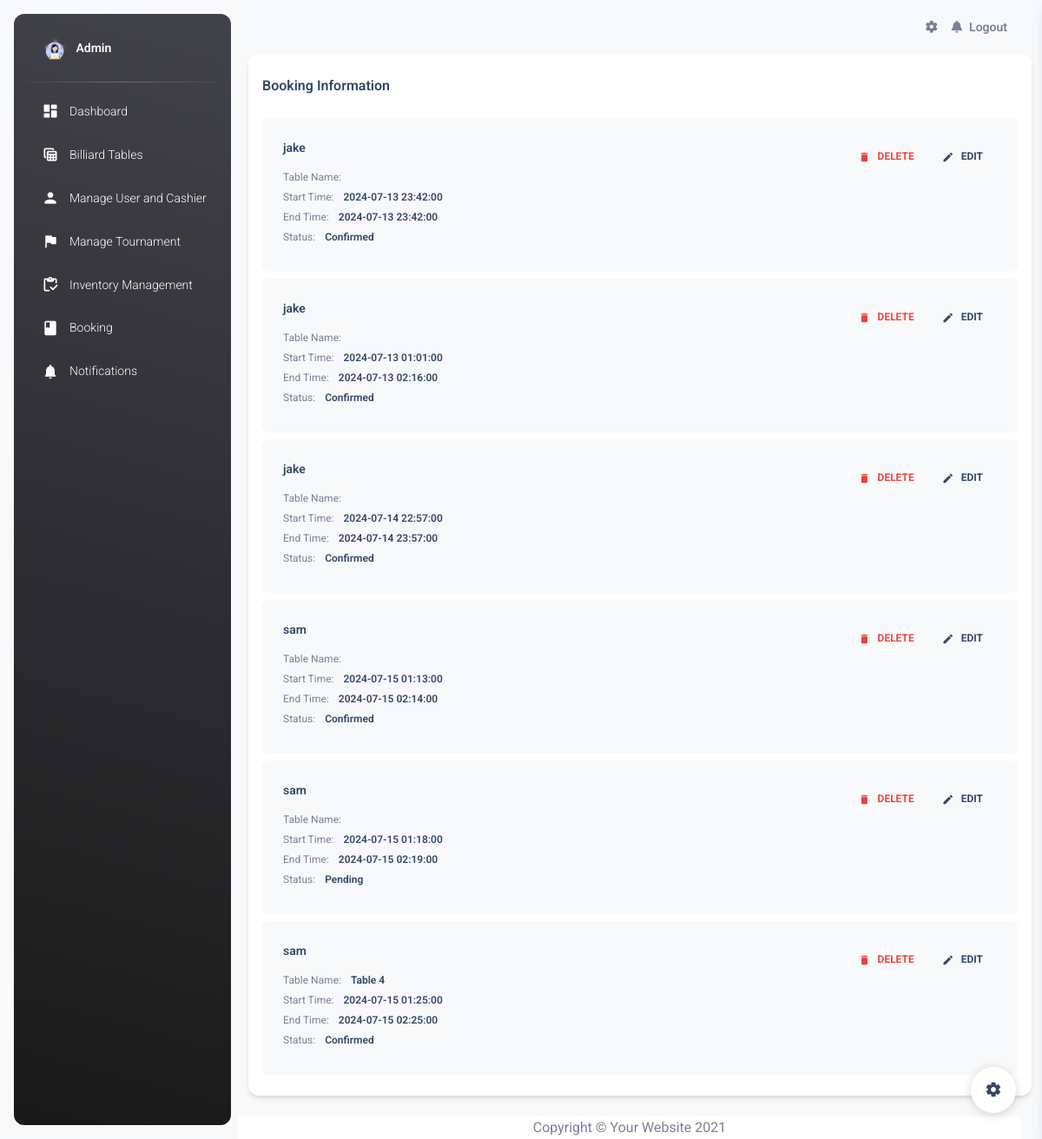
/admin_booking.php (signed in), run on the app's committed database.
### tables this page shows
CREATE TABLE `bookings` (
  `booking_id` int(11) NOT NULL,
  `user_id` int(11) DEFAULT NULL,
  `table_id` int(11) DEFAULT NULL,
  `table_name` varchar(100) NOT NULL,
  `start_time` datetime NOT NULL,
  `end_time` datetime NOT NULL,
  `status` varchar(100) NOT NULL
);

### admin_booking.php (the view, shortened to what this page needs)
<?php
include 'conn.php';
$sqlBookings = "SELECT booking_id, user_id, table_id, table_name, start_time, end_time, status FROM bookings";
$stmtBookings = $conn->prepare($sqlBookings);
$stmtBookings->execute();
$bookings = $stmtBookings->fetchAll(PDO::FETCH_ASSOC);
$sqlUsers = "SELECT user_id, username FROM users";
$stmtUsers = $conn->prepare($sqlUsers);
$stmtUsers->execute();
$users = $stmtUsers->fetchAll(PDO::FETCH_ASSOC);
$userMap = [];
foreach ($users as $user) {
    $userMap[$user['user_id']] = $user['username'];
}
?>
<!DOCTYPE html>
<html lang="en">
   <head>
      <link href="./assets/css/nucleo-icons.css" rel="stylesheet" />
      <link href="./assets/css/nucleo-svg.css" rel="stylesheet" />
      <link id="pagestyle" href="./assets/css/material-dashboard.css?v=3.1.0" rel="stylesheet" />
      <link href="vendor/fontawesome-free/css/all.min.css" rel="stylesheet" type="text/css">
   </head>
   <body class="g-sidenav-show  bg-gray-100">
      <aside class="sidenav navbar navbar-vertical navbar-expand-xs border-0 border-radius-xl my-3 fixed-start ms-3   bg-gradient-dark" id="sidenav-main">
         <div class="sidenav-header">
            <a class="navbar-brand m-0" href=" https://demos.creative-tim.com/material-dashboard/pages/dashboard " target="_blank">
            <img src="./img/admin.png" class="navbar-brand-img h-100" alt="main_logo">
            <span class="ms-1 font-weight-bold text-white">Admin</span>
            </a>
         </div>
         <hr class="horizontal light mt-0 mb-2">
         <div class="collapse navbar-collapse  w-auto " id="sidenav-collapse-main">
         <ul class="navbar-nav">
         <li class="nav-item">
               <a class="nav-link text-white " href="admin_dashboard.php">
                  <div class="text-white text-center me-2 d-flex align-items-center justify-content-center">
                     <i class="material-icons opacity-10">dashboard</i>
                  </div>
                  <span class="nav-link-text ms-1">Dashboard</span>
               </a>
            </li>
            <li class="nav-item">
               <a class="nav-link text-white " href="billiard_table.php">
                  <div class="text-white text-center me-2 d-flex align-items-center justify-content-center">
                     <i class="material-icons opacity-10">table_view</i>
                  </div>
                  <span class="nav-link-text ms-1">Billiard Tables</span>
               </a>
            </li>
            <li class="nav-item">
                  <a class="nav-link text-white " href="manage_user.php">
                     <div class="text-white text-center me-2 d-flex align-items-center justify-content-center">
                        <i class="material-icons opacity-10">person</i>
                     </div>
                     <span class="nav-link-text ms-1">Manage User and Cashier</span>
                  </a>
               </li>
               <li class="nav-item">
                  <a class="nav-link text-white " href="manage_tournament.php">
                     <div class="text-white text-center me-2 d-flex align-items-center justify-content-center">
                        <i class="material-icons opacity-10">flag</i>
                     </div>
                     <span class="nav-link-text ms-1">Manage Tournament</span>
                  </a>
               </li>
            <li class="nav-item">
                  <a class="nav-link text-white " href="inventory_management.php">
                     <div class="text-white text-center me-2 d-flex align-items-center justify-content-center">
                        <i class="material-icons opacity-10">inventory</i>
                     </div>
                     <span class="nav-link-text ms-1">Inventory Management</span>
                  </a>
               </li>
            <li class="nav-item">
               <a class="nav-link text-white " href="admin_booking.php">
                  <div class="text-white text-center me-2 d-flex align-items-center justify-content-center">
                     <i class="material-icons opacity-10">book</i>
                  </div>
                  <span class="nav-link-text ms-1">Booking</span>
               </a>
            </li>
            <li class="nav-item">
               <a class="nav-link text-white " href="./notifications.html">
                  <div class="text-white text-center me-2 d-flex align-items-center justify-content-center">
                     <i class="material-icons opacity-10">notifications</i>
                  </div>
                  <span class="nav-link-text ms-1">Notifications</span>
               </a>
            </li>
         </ul>
      </aside>
      <main class="main-content border-radius-lg ">
         <nav class="navbar navbar-main navbar-expand-lg px-0 mx-4 shadow-none border-radius-xl" id="navbarBlur" data-scroll="true">
            <div class="container-fluid py-1 px-3">
               <div class="collapse navbar-collapse mt-sm-0 mt-2 me-md-0 me-sm-4" id="navbar">
                  <ul class="navbar-nav  justify-content-end">
                     <li class="nav-item px-3 d-flex align-items-center">
                        <a href="javascript:;" class="nav-link text-body p-0">
                        <i class="fa fa-cog fixed-plugin-button-nav cursor-pointer"></i>
                        </a>
                     </li>
                     <li class="nav-item dropdown pe-2 d-flex align-items-center">
                        <a href="javascript:;" class="nav-link text-body p-0" id="dropdownMenuButton" data-bs-toggle="dropdown" aria-expanded="false">
                        <i class="fa fa-bell cursor-pointer"></i>
                        </a>
                     </li>
                     <li class="nav-item d-flex align-items-center">
                        <a href="logout.php" class="nav-link text-body font-weight-bold px-0">
                        <span class="d-sm-inline d-none">Logout</span>
                        </a>
                     </li>
                  </ul>
               </div>
            </div>
         </nav>
         <div class="container-fluid">
         <div class="card">
            <div class="card-header pb-0 px-3">
               <h6 class="mb-0">Booking Information</h6>
            </div>
            <div class="card-body pt-4 p-3">
               <ul class="list-group">
                     <?php
                     if (!empty($bookings)) {
                        foreach ($bookings as $booking) {
                           echo '<li class="list-group-item border-0 d-flex p-4 mb-2 bg-gray-100 border-radius-lg">';
                           echo '<div class="d-flex flex-column">';
                           echo '<h6 class="mb-3 text-sm">' . htmlspecialchars($userMap[$booking["user_id"]]) . '</h6>';
                           echo '<span class="mb-2 text-xs">Table Name: <span class="text-dark font-weight-bold ms-sm-2">' . htmlspecialchars($booking["table_name"]) . '</span></span>';
                           echo '<span class="mb-2 text-xs">Start Time: <span class="text-dark ms-sm-2 font-weight-bold">' . htmlspecialchars($booking["start_time"]) . '</span></span>';
                           echo '<span class="mb-2 text-xs">End Time: <span class="text-dark ms-sm-2 font-weight-bold">' . htmlspecialchars($booking["end_time"]) . '</span></span>';
                           echo '<span class="mb-2 text-xs">Status: <span class="text-dark ms-sm-2 font-weight-bold">' . htmlspecialchars($booking["status"]) . '</span></span>';
                           echo '</div>';
                           echo '<div class="ms-auto text-end">';
                           echo '<a class="btn btn-link text-danger text-gradient px-3 mb-0" href="delete_booking.php?booking_id=' . htmlspecialchars($booking["booking_id"]) . '"><i class="material-icons text-sm me-2">delete</i>Delete</a>';
                           echo '<a class="btn btn-link text-dark px-3 mb-0" data-toggle="modal" data-target="#bookingModal" onclick=\'openEditModal(' . htmlspecialchars(json_encode($booking["booking_id"])) . ', ' . htmlspecialchars(json_encode($booking["user_id"])) . ', ' . htmlspecialchars(json_encode($booking["start_time"])) . ', ' . htmlspecialchars(json_encode($booking["end_time"])) . ')\'>';
                           echo '<i class="material-icons text-sm me-2">edit</i>Edit</a>';
                           echo '</div>';
                           echo '</li>';
                        }
                     } else {
                        echo '<li class="list-group-item border-0 d-flex p-4 mb-2 bg-gray-100 border-radius-lg">';
                        echo '<div class="d-flex flex-column">';
                        echo '<h6 class="mb-3 text-sm">No bookings found.</h6>';
                        echo '</div>';
                        echo '</li>';
                     }
                     ?>
               </ul>
            </div>
         </div>
         <div class="row">
         <div class="row mt-4">
            <footer class="sticky-footer bg-white">
               <div class="container my-auto">
                     <div class="copyright text-center my-auto">
                        <span>Copyright &copy; Your Website 2021</span>
                      </div>
                </div>
            </footer>
         </div>
      </main>
      <div class="fixed-plugin">
         <a class="fixed-plugin-button text-dark position-fixed px-3 py-2">
         <i class="material-icons py-2">settings</i>
         </a>
      </div>
   </body>
</html>

### data on the page
bookings: user "jake", start_time "2024-07-13 23:42:00", end_time "2024-07-13 23:42:00", status "Confirmed"
bookings: user "jake", start_time "2024-07-13 01:01:00", end_time "2024-07-13 02:16:00", status "Confirmed"
bookings: user "jake", start_time "2024-07-14 22:57:00", end_time "2024-07-14 23:57:00", status "Confirmed"
bookings: user "sam", start_time "2024-07-15 01:13:00", end_time "2024-07-15 02:14:00", status "Confirmed"
bookings: user "sam", start_time "2024-07-15 01:18:00", end_time "2024-07-15 02:19:00", status "Pending"
bookings: user "sam", table_name "Table 4", start_time "2024-07-15 01:25:00", end_time "2024-07-15 02:25:00", status "Confirmed"
